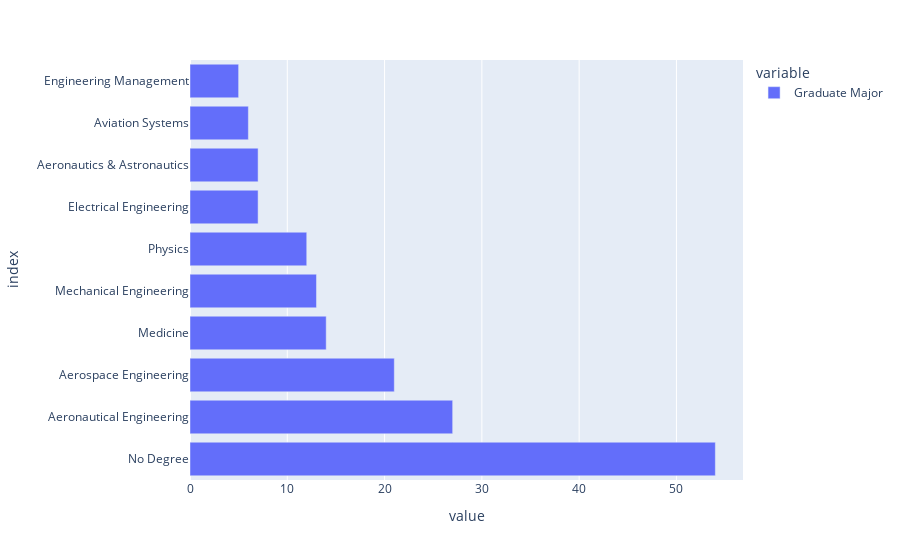

Notebook code for this chart:
### Code cell
# Visualizing the most common graduate degrees
top10_gdeg = astro['Graduate Major'].value_counts().head(10) #This sorts and takes the top 10 majors
px.bar(top10_gdeg, orientation='h')

### Figure 1 — Plotly figure (JSON) as saved in the notebook; plotly's stock layout.template omitted (floating-point values rounded to 4 significant figures)
{"data": [{"alignmentgroup": "True", "hovertemplate": "variable=Graduate Major<br>value=%{x}<br>index=%{y}<extra></extra>", "legendgroup": "Graduate Major", "marker": {"color": "#636efa"}, "name": "Graduate Major", "offsetgroup": "Graduate Major", "orientation": "h", "showlegend": true, "textposition": "auto", "type": "bar", "x": [54, 27, 21, 14, 13, 12, 7, 7, 6, 5], "xaxis": "x", "y": ["No Degree", "Aeronautical Engineering", "Aerospace Engineering", "Medicine", "Mechanical Engineering", "Physics", "Electrical Engineering", "Aeronautics & Astronautics", "Aviation Systems", "Engineering Management"], "yaxis": "y"}], "layout": {"barmode": "relative", "legend": {"title": {"text": "variable"}, "tracegroupgap": 0}, "margin": {"t": 60}, "xaxis": {"anchor": "y", "domain": [0, 1], "title": {"text": "value"}}, "yaxis": {"anchor": "x", "domain": [0, 1], "title": {"text": "index"}}}}
